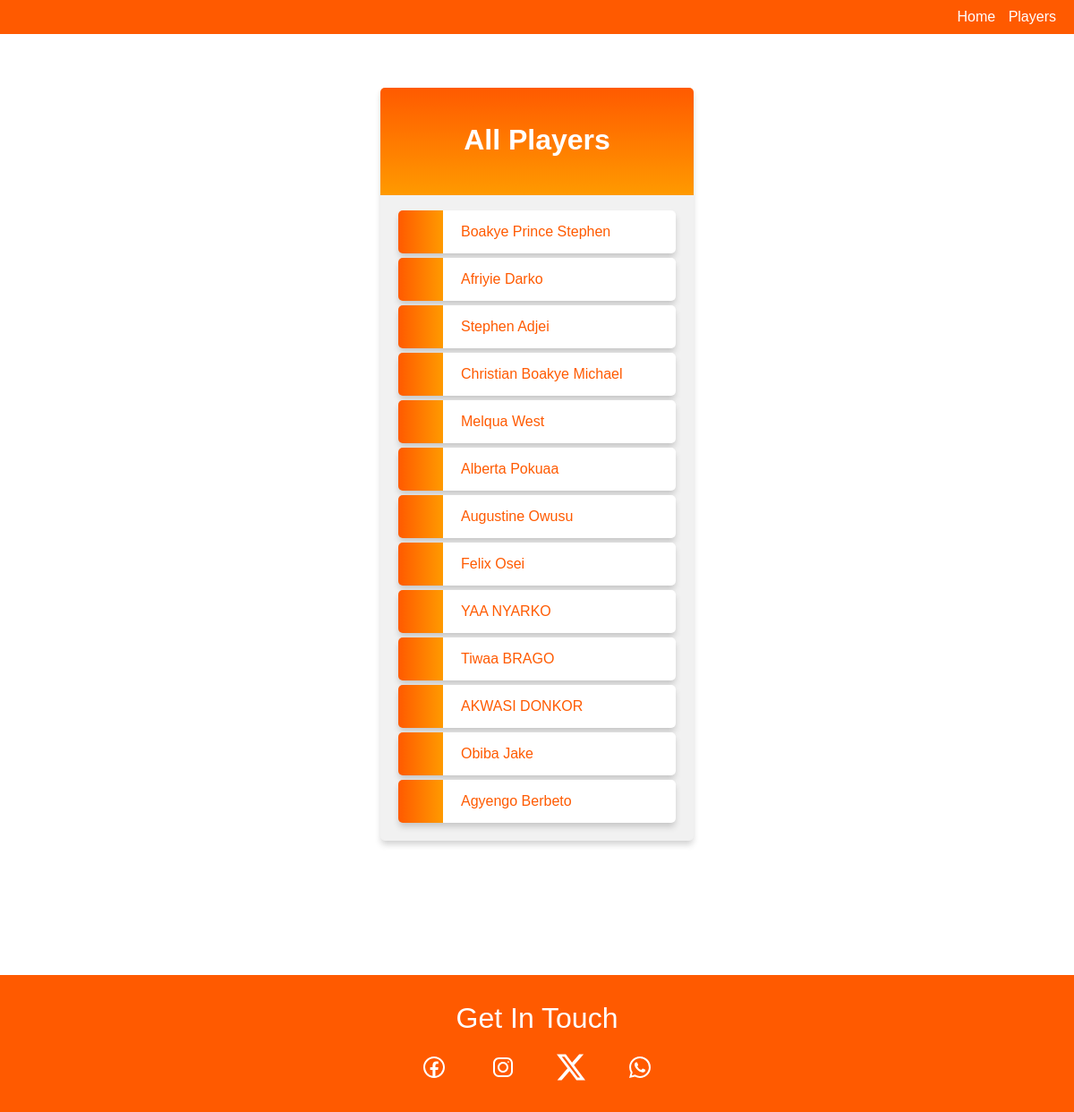
Screenshot of /players/ with the database file from the repository.
### kotoko/models.py (models this page shows, shortened)
class Player(models.Model):
    first_name = models.CharField(max_length=100)
    last_name = models.CharField(max_length=100)
    address = models.CharField(max_length=100)
    email = models.EmailField(max_length=100)
    member_since = models.DateField(auto_now_add=True, blank=False, null=False)

### kotoko/views.py (the view)
# urls.py: path('players/', views.list_players, name='players'),
def list_players(request):
    player = Player.objects.values()
    context = {
        'object': player
    }
    return render(request, 'players.html', context)

### kotoko/templates/players.html (shortened to what this page needs)
{% extends "master.html" %}
    {% block content %}
    <main class="container">
        <h1 class="player">All Players</h1>
        <ul>
            {% for player in object %}
            <li><a href="/about/{{player.id}}">{{ player.first_name }} {{ player.last_name }}</a></li>
            {% endfor %}
        </ul>
    </main>
    {% endblock content %}

### globalstyle/style.css (style rules this page uses)
* { padding: 0; border: 0; margin: 0; box-sizing: border-box; }
.container { background-color: #f1f1f1; background-image: linear-gradient(to bottom, #ff5a00, #ff9a00); background-size: 100% 120px; background-repeat: no-repeat; margin: 60px auto; width: 350px; border-radius: 5px; box-shadow: 0 5px 7px -1px rgba(51, 51, 51, 0.23); padding: 20px; }
.container h1 { text-align: center; color:#ffffff; margin:20px 0 60px 0; font-family: 'Big Shoulders Display', Arial, Helvetica, sans-serif; text-transform: capitalize; }
ul { list-style-type: none; padding: 0; margin: 0; }
li { font-family: Poppins, Arial, Helvetica, sans-serif; background-color: #ffffff; background-image: linear-gradient(to right, #ff5a00, #ff9a00); background-size: 50px 60px; background-repeat: no-repeat; cursor: pointer; transition: transform .20s; border-radius: 5px; box-shadow: 0 5px 7px -1px rgba(51, 51, 51, 0.23); padding: 15px; padding-left: 70px; margin-top: 5px; }
a:link, a:visited { color: #ff5a00; text-decoration: none; }

### rows the page displays
Player: first_name "Boakye", last_name "Prince Stephen"
Player: first_name "Afriyie", last_name "Darko"
Player: first_name "Stephen", last_name "Adjei"
Player: first_name "Christian", last_name "Boakye Michael"
Player: first_name "Melqua", last_name "West"
Player: first_name "Alberta", last_name "Pokuaa"
Player: first_name "Augustine", last_name "Owusu"
Player: first_name "Felix", last_name "Osei"
Player: first_name "YAA", last_name "NYARKO"
Player: first_name "Tiwaa", last_name "BRAGO"
Player: first_name "AKWASI", last_name "DONKOR"
Player: first_name "Obiba", last_name "Jake"
Player: first_name "Agyengo", last_name "Berbeto"
